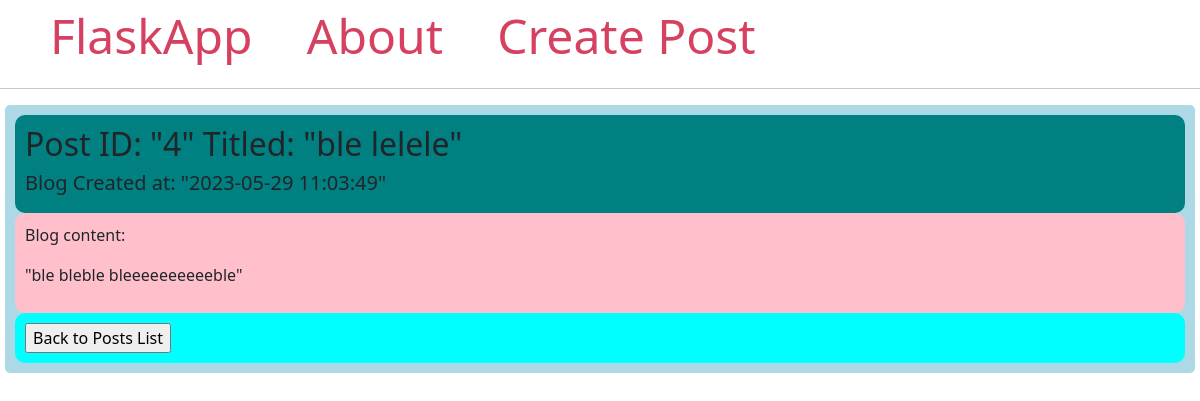
The page /read/4 on the database its author committed.
### tables this page shows
CREATE TABLE posts (
    id INTEGER PRIMARY KEY AUTOINCREMENT,
    created TIMESTAMP NOT NULL DEFAULT CURRENT_TIMESTAMP,
    title TEXT NOT NULL,
    content TEXT NOT NULL
);

### app.py (the view)
@app.route('/read/<int:post_id>')
def read(post_id):
    selected_post = get_post(post_id)
    return render_template('read.html', selected_post=selected_post)

### app.py (called while the page is built)
def get_db_connection():
    conn = sqlite3.connect('database.db')
    conn.row_factory = sqlite3.Row
    return conn

def get_post(post_id):
    conn = get_db_connection()
    post = conn.execute('SELECT * FROM posts WHERE id = ?', (post_id,)).fetchone()
    conn.close()
    if post is None:
        abort(404)
    return post

### templates/read.html (shortened to what this page needs)
{% extends 'base.html' %}
{% block content %}
    <div class="post" style="background-color:lightblue; padding:10px; border-radius:5px;">
        <div class="post-title" style="background-color:teal; padding:10px; border-radius:10px;">
            <h2> Post ID: "{{ selected_post['id'] }}" Titled: "{{ selected_post['title'] }}" </h2>
            <h5> Blog Created at: "{{ selected_post['created'] }}" </h5>
        </div>
        <div class="post-content" style="background-color:pink; border-radius:10px; padding:10px;">
            <p>Blog content:</p>
            <p>"{{ selected_post['content'] }}"</p>
        </div>
        <div class="controls" style="border-radius:10px; background-color:cyan;padding:10px;">
            <form action="{{ url_for('index') }}">
                <input type="submit" value="Back to Posts List" onclick="return confirm('Are you sure you want to go back to all posts listing?')">
            </form>
        </div>
    </div>
{% endblock %}

### templates/base.html (style rules this page uses)
.post { padding: 10px; margin: 5px; background-color: #f3f3f3 }

### rows shown on the page
posts: id "4", title "ble lelele", created "2023-05-29 11:03:49", content "ble bleble bleeeeeeeeeeble"
